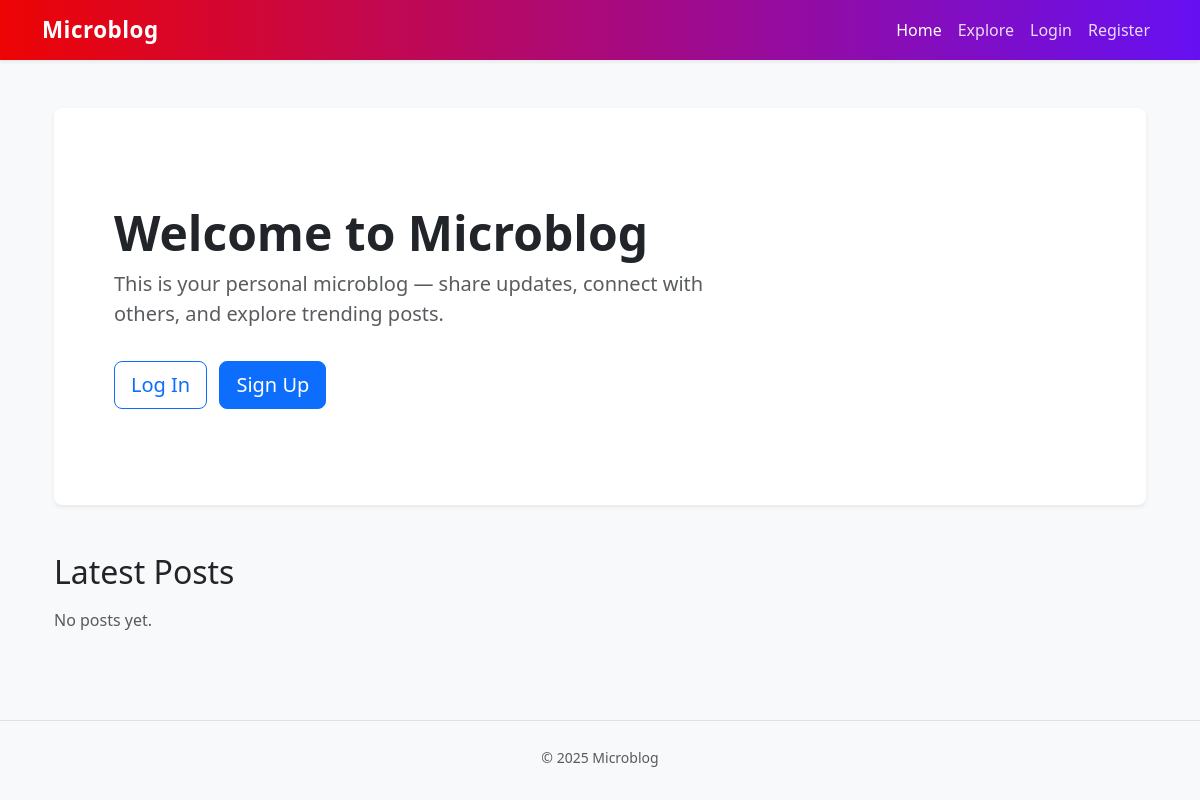
Page /home_page on the earlier database version.
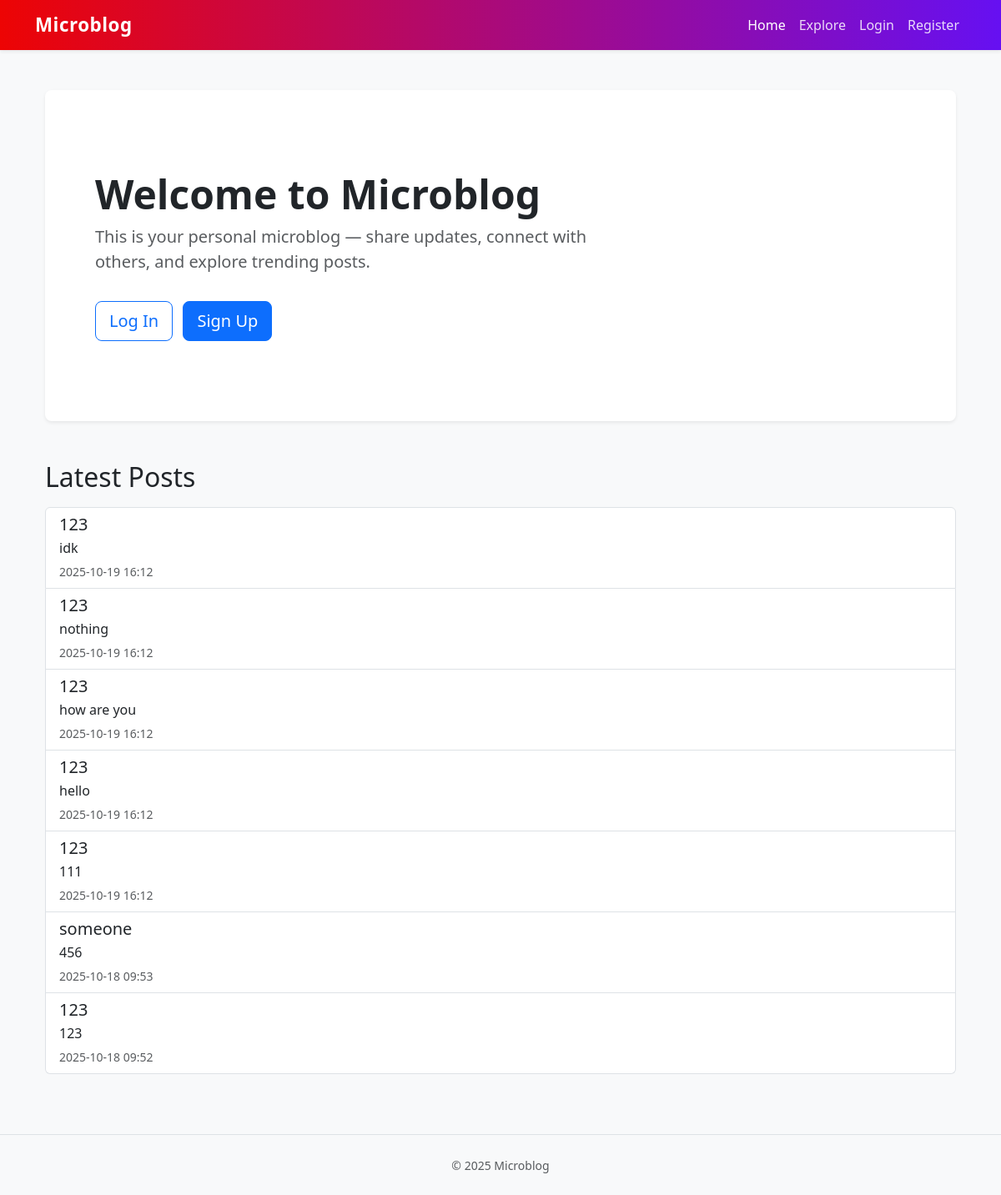
Same page on the later database version.
### app/models.py (models this page shows, shortened)
@dataclass
class Post(db.Model):
    post_id: orm.Mapped[int] = orm.mapped_column(primary_key=True)
    body: orm.Mapped[str] = orm.mapped_column(sqla.String(140))
    timestamp: orm.Mapped[Optional[datetime]] = orm.mapped_column(sqla.DateTime, index=True, default=lambda: datetime.now(timezone.utc))
    user_id: orm.Mapped[int] = orm.mapped_column(sqla.ForeignKey(User.id), index=True)
    author: orm.Mapped[Optional[User]] = orm.relationship(back_populates='posts')

@dataclass
class User(db.Model, UserMixin):
    id: orm.Mapped[int] = orm.mapped_column(primary_key=True)
    login: orm.Mapped[str] = orm.mapped_column(sqla.String(64), unique=True, index=True)
    email: orm.Mapped[str] = orm.mapped_column(sqla.String(120), unique=True, index=True)
    password_hash: orm.Mapped[str] = orm.mapped_column(sqla.String(128))
    about_me: orm.Mapped[Optional[str]] = orm.mapped_column(sqla.String(1256))
    last_seen: orm.Mapped[Optional[datetime]] = orm.mapped_column(default=lambda: datetime.now(timezone.utc))
    following: orm.WriteOnlyMapped['User'] = orm.relationship(
        secondary=follower,
        primaryjoin=(follower.c.follower_id == id),
        secondaryjoin=(follower.c.followed_id == id),
        back_populates='followers'
    )
    followers: orm.WriteOnlyMapped['User'] = orm.relationship(
        secondary=follower,
        primaryjoin=(follower.c.followed_id == id),
        secondaryjoin=(follower.c.follower_id == id),
        back_populates='following'
    )
    posts: orm.WriteOnlyMapped['Post'] = orm.relationship('Post', back_populates='author', lazy='dynamic')

### app/routes.py (the view)
@web_app.route('/')
@web_app.route('/home_page', methods=['GET', 'POST'])
def home_page():
    posts = db.session.scalars(sqla.select(Post).order_by(Post.timestamp.desc())).all()
    return render_template('home_page.html', posts=posts)

### app/routes.py (called while the page is built)
@web_app.before_request
def before_request():
    if current_user.is_authenticated:
        current_user.last_seen=datetime.now(timezone.utc)
        db.session.commit()

### app/templates/home_page.html
{% extends "base.html" %}
{% block content %}
<div class="container py-4">
  <div class="p-5 mb-4 bg-white rounded-3 shadow-sm">
    <div class="container-fluid py-5">
      <h1 class="display-5 fw-bold">Welcome to Microblog</h1>
      <p class="col-md-8 fs-5 text-muted">
        This is your personal microblog — share updates, connect with others, and explore trending posts.
      </p>
      {% if current_user.is_authenticated %}
        <a href="{{ url_for('index') }}" class="btn btn-primary btn-lg mt-3">Create a Post</a>
      {% else %}
        <a href="{{ url_for('login') }}" class="btn btn-outline-primary btn-lg mt-3">Log In</a>
        <a href="{{ url_for('register') }}" class="btn btn-primary btn-lg mt-3 ms-2">Sign Up</a>
      {% endif %}
    </div>
  </div>
  <section class="mt-5">
    <h2 class="mb-3">Latest Posts</h2>
    <div class="list-group">
      {% for post in posts %}
        <a href="{{ url_for('user', login=post.author.login) }}" class="list-group-item list-group-item-action">
          <h5 class="mb-1">{{ post.author.login }}</h5>
          <p class="mb-1">{{ post.body }}</p>
          <small class="text-muted">{{ post.timestamp.strftime('%Y-%m-%d %H:%M') }}</small>
        </a>
      {% else %}
        <p class="text-muted">No posts yet.</p>
      {% endfor %}
    </div>
  </section>
</div>
{% endblock %}

### app/templates/base.html (shortened to what this page needs)
<!DOCTYPE html>
<html lang="en">
<head>
  <link
    href="https://cdn.jsdelivr.net/npm/bootstrap@5.3.8/dist/css/bootstrap.min.css"
    rel="stylesheet"
  >
</head>
<body class="bg-light">
  <nav class="navbar navbar-expand-lg navbar-dark shadow-sm">
    <div class="container">
      <a class="navbar-brand fw-bold" href="{{ url_for('home_page') }}">Microblog</a>
      <div class="collapse navbar-collapse" id="navbarNav">
        <ul class="navbar-nav ms-auto align-items-lg-center">
          <li class="nav-item">
            <a class="nav-link {% if request.endpoint == 'home_page' %}active{% endif %}" href="{{ url_for('home_page') }}">Home</a>
          </li>
          <li class="nav-item">
            <a class="nav-link {% if request.endpoint == 'explore' %}active{% endif %}" href="{{ url_for('explore') }}">Explore</a>
          </li>
          {% if current_user.is_anonymous %}
            <li class="nav-item">
              <a class="nav-link {% if request.endpoint == 'login' %}active{% endif %}" href="{{ url_for('login') }}">Login</a>
            </li>
            <li class="nav-item">
              <a class="nav-link {% if request.endpoint == 'register' %}active{% endif %}" href="{{ url_for('register') }}">Register</a>
            </li>
          {% endif %}
        </ul>
      </div>
    </div>
  </nav>
  <main class="container mt-4">
    {% block content %}{% endblock %}
  </main>
  <footer class="text-center py-4 text-muted mt-5 border-top">
    <small>© 2025 Microblog</small>
  </footer>
</body>
</html>

### app/templates/base.html (style rules this page uses)
.navbar { backdrop-filter: blur(10px); background: linear-gradient(90deg, #ed0404 0%, #6610f2 100%); position: relative; z-index: 1030; }
.navbar .nav-link { color: rgba(255,255,255,0.85) !important; transition: 0.3s; }
.navbar .nav-link:hover, .navbar .nav-link.active { color: #fff !important; font-weight: 500; }
.navbar-brand { font-size: 1.4rem; letter-spacing: 0.5px; }

Differences in the rows shown:
added Post: author.login "123", body "idk", timestamp "2025-10-19 16:12"
added Post: author.login "123", body "nothing", timestamp "2025-10-19 16:12"
added Post: author.login "123", body "how are you", timestamp "2025-10-19 16:12"
added Post: author.login "123", body "hello", timestamp "2025-10-19 16:12"
added Post: author.login "123", body "111", timestamp "2025-10-19 16:12"
added Post: author.login "someone", body "456", timestamp "2025-10-18 09:53"
added Post: author.login "123", body "123", timestamp "2025-10-18 09:52"
Other differences:
text no longer shown: "No posts yet."
